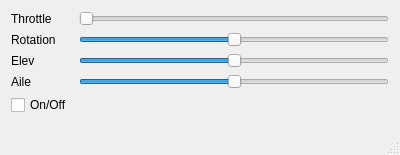
<?xml version="1.0" encoding="UTF-8"?>
<ui version="4.0">
 <class>MainWindow</class>
 <widget class="QMainWindow" name="MainWindow">
  <property name="geometry">
   <rect>
    <x>0</x>
    <y>0</y>
    <width>400</width>
    <height>155</height>
   </rect>
  </property>
  <property name="windowTitle">
   <string>MainWindow</string>
  </property>
  <widget class="QWidget" name="centralWidget">
   <layout class="QFormLayout" name="formLayout">
    <item row="0" column="1">
     <widget class="QSlider" name="throttle_slider">
      <property name="minimum">
       <number>700</number>
      </property>
      <property name="maximum">
       <number>1500</number>
      </property>
      <property name="singleStep">
       <number>4</number>
      </property>
      <property name="orientation">
       <enum>Qt::Horizontal</enum>
      </property>
     </widget>
    </item>
    <item row="0" column="0">
     <widget class="QLabel" name="throttle">
      <property name="text">
       <string>Throttle</string>
      </property>
     </widget>
    </item>
    <item row="1" column="0">
     <widget class="QLabel" name="rotation">
      <property name="text">
       <string>Rotation</string>
      </property>
     </widget>
    </item>
    <item row="1" column="1">
     <widget class="QSlider" name="rotation_slider">
      <property name="minimum">
       <number>600</number>
      </property>
      <property name="maximum">
       <number>1600</number>
      </property>
      <property name="singleStep">
       <number>4</number>
      </property>
      <property name="value">
       <number>1100</number>
      </property>
      <property name="orientation">
       <enum>Qt::Horizontal</enum>
      </property>
     </widget>
    </item>
    <item row="2" column="0">
     <widget class="QLabel" name="elev">
      <property name="text">
       <string>Elev</string>
      </property>
     </widget>
    </item>
    <item row="2" column="1">
     <widget class="QSlider" name="elev_slider">
      <property name="minimum">
       <number>600</number>
      </property>
      <property name="maximum">
       <number>1600</number>
      </property>
      <property name="singleStep">
       <number>4</number>
      </property>
      <property name="value">
       <number>1100</number>
      </property>
      <property name="orientation">
       <enum>Qt::Horizontal</enum>
      </property>
     </widget>
    </item>
    <item row="3" column="0">
     <widget class="QLabel" name="aile">
      <property name="sizePolicy">
       <sizepolicy hsizetype="Preferred" vsizetype="Preferred">
        <horstretch>0</horstretch>
        <verstretch>0</verstretch>
       </sizepolicy>
      </property>
      <property name="text">
       <string>Aile</string>
      </property>
     </widget>
    </item>
    <item row="3" column="1">
     <widget class="QSlider" name="aile_slider">
      <property name="sizePolicy">
       <sizepolicy hsizetype="Expanding" vsizetype="Preferred">
        <horstretch>0</horstretch>
        <verstretch>0</verstretch>
       </sizepolicy>
      </property>
      <property name="minimum">
       <number>600</number>
      </property>
      <property name="maximum">
       <number>1600</number>
      </property>
      <property name="singleStep">
       <number>4</number>
      </property>
      <property name="value">
       <number>1100</number>
      </property>
      <property name="orientation">
       <enum>Qt::Horizontal</enum>
      </property>
     </widget>
    </item>
    <item row="4" column="0">
     <widget class="QCheckBox" name="turnedOn">
      <property name="text">
       <string>On/Off</string>
      </property>
     </widget>
    </item>
   </layout>
  </widget>
  <widget class="QStatusBar" name="statusBar"/>
 </widget>
 <layoutdefault spacing="6" margin="11"/>
 <resources/>
 <connections>
  <connection>
   <sender>turnedOn</sender>
   <signal>toggled(bool)</signal>
   <receiver>MainWindow</receiver>
   <slot>turnedOn(bool)</slot>
   <hints>
    <hint type="sourcelabel">
     <x>34</x>
     <y>120</y>
    </hint>
    <hint type="destinationlabel">
     <x>132</x>
     <y>119</y>
    </hint>
   </hints>
  </connection>
  <connection>
   <sender>throttle_slider</sender>
   <signal>valueChanged(int)</signal>
   <receiver>MainWindow</receiver>
   <slot>updateThrottle(int)</slot>
   <hints>
    <hint type="sourcelabel">
     <x>141</x>
     <y>17</y>
    </hint>
    <hint type="destinationlabel">
     <x>247</x>
     <y>119</y>
    </hint>
   </hints>
  </connection>
  <connection>
   <sender>rotation_slider</sender>
   <signal>valueChanged(int)</signal>
   <receiver>MainWindow</receiver>
   <slot>updateRotation(int)</slot>
   <hints>
    <hint type="sourcelabel">
     <x>98</x>
     <y>48</y>
    </hint>
    <hint type="destinationlabel">
     <x>89</x>
     <y>123</y>
    </hint>
   </hints>
  </connection>
  <connection>
   <sender>elev_slider</sender>
   <signal>valueChanged(int)</signal>
   <receiver>MainWindow</receiver>
   <slot>updateElev(int)</slot>
   <hints>
    <hint type="sourcelabel">
     <x>353</x>
     <y>68</y>
    </hint>
    <hint type="destinationlabel">
     <x>363</x>
     <y>125</y>
    </hint>
   </hints>
  </connection>
  <connection>
   <sender>aile_slider</sender>
   <signal>valueChanged(int)</signal>
   <receiver>MainWindow</receiver>
   <slot>updateAile(int)</slot>
   <hints>
    <hint type="sourcelabel">
     <x>370</x>
     <y>90</y>
    </hint>
    <hint type="destinationlabel">
     <x>317</x>
     <y>132</y>
    </hint>
   </hints>
  </connection>
 </connections>
 <slots>
  <slot>turnedOn(bool)</slot>
  <slot>updateThrottle(int)</slot>
  <slot>updateRotation(int)</slot>
  <slot>updateElev(int)</slot>
  <slot>updateAile(int)</slot>
 </slots>
</ui>
